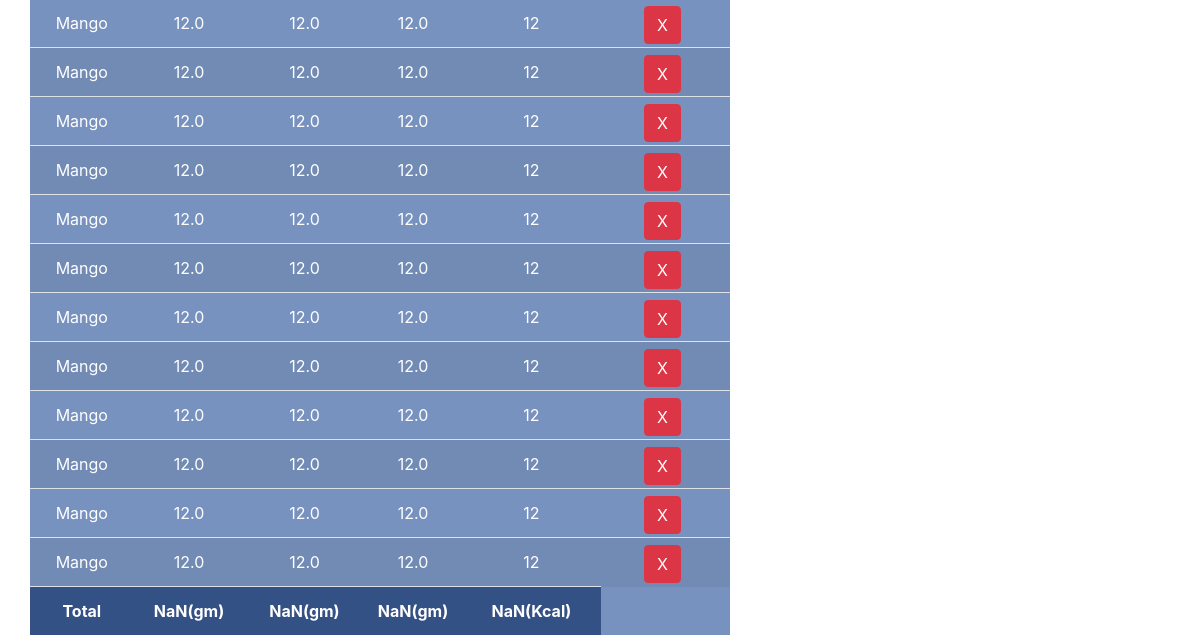
Before: /dashboard/dashboard/ (signed in, lower part) with the older database file.
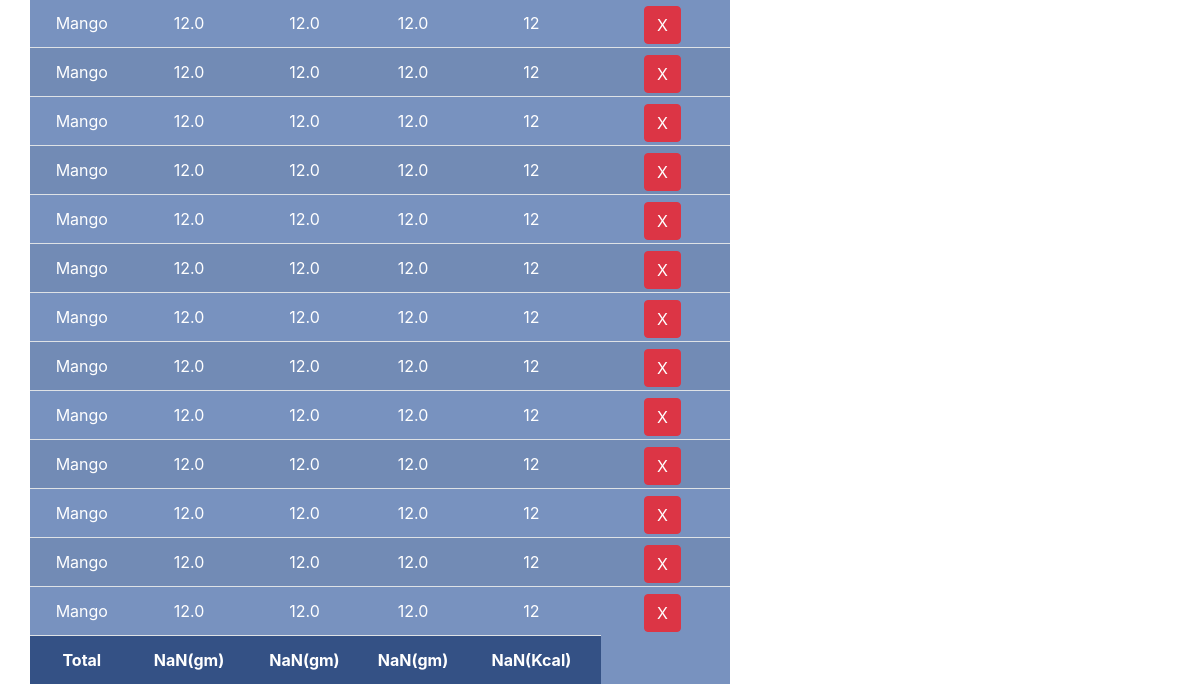
After: the same page with the newer database file.
### app/models.py (models this page shows, shortened)
class selected_item(models.Model):
    user = models.ForeignKey(User, on_delete=models.CASCADE)
    food_consumed = models.ForeignKey(Food, on_delete=models.CASCADE)

class Food(models.Model):
    name = models.CharField(max_length=100)
    carbs = models.FloatField(null=None)
    protein = models.FloatField(null=None)
    fats = models.FloatField(null=None)
    calories = models.IntegerField(null=None)

### app/views.py (the view)
# urls.py: path('dashboard/', views.dashboard , name="dashboard"),
@login_required(login_url='login')
def dashboard(request):
    if request.method == "POST":
        food_consumed = request.POST['food_consumed']
        consume = Food.objects.get(name=food_consumed)
        user = request.user
        consume = selected_item(user=user, food_consumed=consume)
        consume.save()
        foods = Food.objects.all()
        print(foods)
    else:
        foods = Food.objects.all()
    consumed_food = selected_item.objects.filter(user=request.user)
    return render(request, 'index.html', context={'foods': foods, 'consumed_food': consumed_food})

### app/templates/index.html (shortened to what this page needs)
{% extends 'base.html' %}
{% block content %}
        <br>
        <br><br>
        <div class="row">
            <div class="col-md-7">
                <table id="table" class="table table-striped" style="background-color: #7892bf; position: absolute; width: 700px; margin-left: 30px;">
                    {% for a in consumed_food %}
                    <tr>
                        <td style="text-align:center; color:white;">{{a.food_consumed.name}}</td>
                        <td style="text-align:center; color:white;">{{a.food_consumed.carbs}}</td>
                        <td style="text-align:center; color:white;">{{a.food_consumed.protein}}</td>
                        <td style="text-align:center; color:white;">{{a.food_consumed.fats}}</td>
                        <td style="text-align:center; color:white;">{{a.food_consumed.calories}}</td>
                        <td>
                            <form action=" {% url 'delete' pk=a.id %} " method="post" onsubmit="deleteConfirm(event)">
                                <button type="submit" class="btn btn-danger" style="text-align: center; position: absolute; right: 7%; margin-top: -5px;">X</button>
                            </form>
                        </td>
                    </tr>
                    {% endfor %}
                    <tr class="text-black" style="background-color: #345185; color:white;">
                        <td style="text-align:center" id="name"><b>Total</b></td>
                        <td style="text-align:center" id="totalCarbs"><b></b></td>
                        <td style="text-align:center" id="totalProtien"><b></b></td>
                        <td style="text-align:center" id="totalFats"><b></b></td>
                        <td style="text-align:center" id="totalCalories"><b></b></td>
                    </tr>
                  </table>
                </div>
            </div>
{% endblock content %}

Changed rows visible on the page:
added selected_item: food_consumed.name "Mango", food_consumed.carbs "12.0", food_consumed.protein "12.0", food_consumed.fats "12.0", food_consumed.calories "12"
